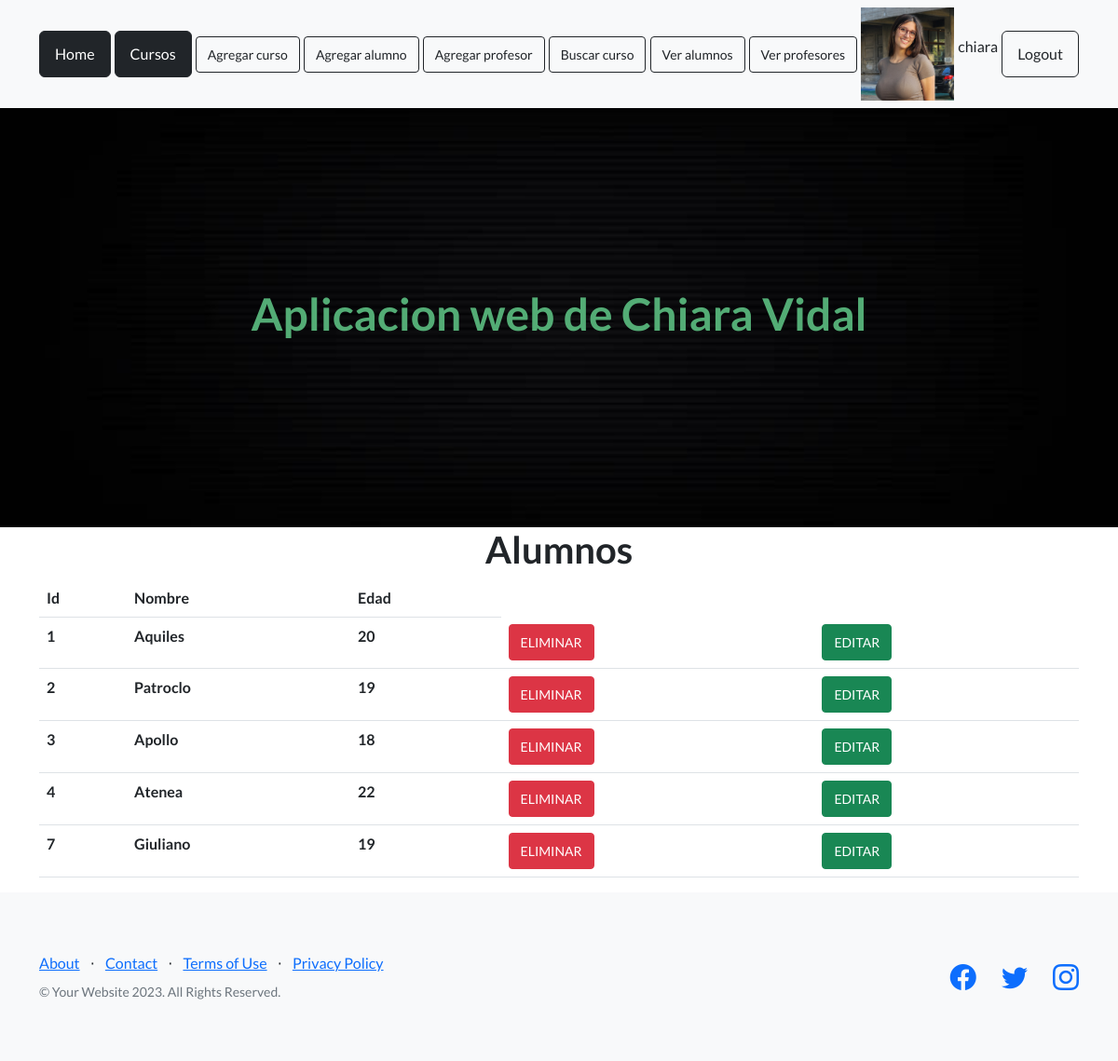
The app's page /AppChiara/ver_alumnos (signed in) with its own data.
### AppChiara/models.py (models this page shows, shortened)
class Alumno(models.Model):
    nombre = models.CharField(max_length=30)
    edad = models.IntegerField()

### AppChiara/views.py (the view)
# urls.py: path("ver_alumnos", views.ver_alumnos , name="Ver alumnos"),
def ver_alumnos(request):
    alumnos = Alumno.objects.all()
    avatares = Avatar.objects.filter(user=request.user.id)
    return render( request , "alumnos.html", {"alumnos":alumnos, "url": avatares[0].imagen.url if avatares.exists() else None})

### AppChiara/template/alumnos.html
{% extends 'padre.html' %}
{% load static %}
{% block contenido %}
<main class="container">
    <h1 class="text-xl-center title"> Alumnos </h1>
    <table class="table">
        <thead>
            <tr>
                <th>Id</th>
                <th>Nombre</th>
                <th>Edad</th>
            </tr>
        </thead>
        <tbody>
            {% for n in alumnos %}
            <tr>
                <th scope="row">{{n.id}}</th>
                <th>{{n.nombre}}</th>
                <th>{{n.edad}}</th>
                <td><a href="{% url 'elimina_alumno' n.id %}" class="btn btn-danger btn-sm">ELIMINAR</a></td>
                <td><a href="{% url 'editar_alumno'  n.id %}" class="btn btn-success btn-sm">EDITAR</a></td>
            </tr>
            {% endfor %}
        </tbody>
    </table>
</main>
{% endblock %}

### AppChiara/template/padre.html (shortened to what this page needs)
<!DOCTYPE html>
<html lang="en">
    <head>
        {% load static %}
        <link href="https://cdn.jsdelivr.net/npm/bootstrap-icons@1.5.0/font/bootstrap-icons.css" rel="stylesheet" type="text/css" />
        <link href="{% static 'AppChiara/css/styles.css' %}" rel="stylesheet" />
    </head>
    <body>
        <nav class="navbar navbar-light bg-light static-top">
            <div class="container">
                <a class="btn btn-dark" href="{% url 'Home' %}">Home</a>
                <a class="btn btn-dark" href="{% url 'Cursos' %}">Cursos</a>
                <a class="btn btn-outline-dark btn-sm" href="{% url 'Agregar Curso' %}">Agregar curso</a>
                <a class="btn btn-outline-dark btn-sm" href="{% url 'Agregar Alumno' %}">Agregar alumno</a>
                <a class="btn btn-outline-dark btn-sm" href="{% url 'Agregar Profesor' %}">Agregar profesor</a>
                <a class="btn btn-outline-dark btn-sm" href="{% url 'Buscar Curso' %}">Buscar curso</a>
                <a class="btn btn-outline-dark btn-sm" href="{% url 'Ver alumnos' %}">Ver alumnos</a>
                <a class="btn btn-outline-dark btn-sm" href="{% url 'Ver profesores' %}">Ver profesores</a>
                {% if request.user.is_authenticated %}
                <img src="{{url}}" alt="" width="100px" height="100px">
                <p>{{user.username}}</p>
                <form method="post" action="{% url 'Logout' %}">
                    <button type="submit" class="btn btn-outline-dark">Logout</button>
                </form>
                {% endif %}
            </div>
        </nav>
        <header class="masthead">
            <div class="container position-relative">
                <h1 class="text-center" style="color:rgb(83, 172, 117)">Aplicacion web de Chiara Vidal</h1>
            </div>
        </header>
   {% block contenido %}
   {% endblock %}
        <footer class="footer bg-light">
            <div class="container">
                <div class="row">
                    <div class="col-lg-6 h-100 text-center text-lg-start my-auto">
                        <ul class="list-inline mb-2">
                            <li class="list-inline-item"><a href="#!">About</a></li>
                            <li class="list-inline-item">⋅</li>
                            <li class="list-inline-item"><a href="#!">Contact</a></li>
                            <li class="list-inline-item">⋅</li>
                            <li class="list-inline-item"><a href="#!">Terms of Use</a></li>
                            <li class="list-inline-item">⋅</li>
                            <li class="list-inline-item"><a href="#!">Privacy Policy</a></li>
                        </ul>
                        <p class="text-muted small mb-4 mb-lg-0">&copy; Your Website 2023. All Rights Reserved.</p>
                    </div>
                    <div class="col-lg-6 h-100 text-center text-lg-end my-auto">
                        <ul class="list-inline mb-0">
                            <li class="list-inline-item me-4">
                                <a href="#!"><i class="bi-facebook fs-3"></i></a>
                            </li>
                            <li class="list-inline-item me-4">
                                <a href="#!"><i class="bi-twitter fs-3"></i></a>
                            </li>
                            <li class="list-inline-item">
                                <a href="#!"><i class="bi-instagram fs-3"></i></a>
                            </li>
                        </ul>
                    </div>
                </div>
            </div>
        </footer>
    </body>
</html>

### records on screen
Alumno: id "1", nombre "Aquiles", edad "20"
Alumno: id "2", nombre "Patroclo", edad "19"
Alumno: id "3", nombre "Apollo", edad "18"
Alumno: id "4", nombre "Atenea", edad "22"
Alumno: id "7", nombre "Giuliano", edad "19"

### other values on screen
{{ user.username }} "chiara"
